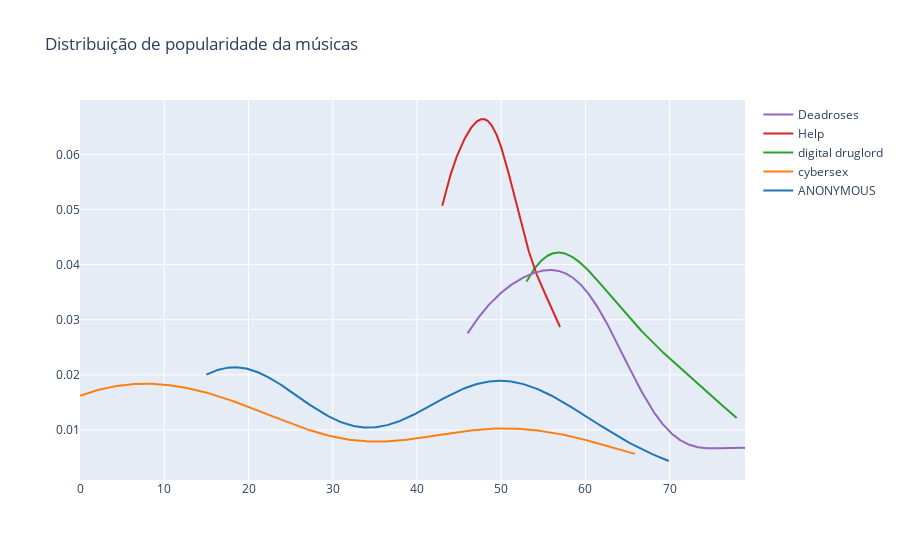

Source (notebook cell):
### Markdown cell above
### Distribuição de popularidade - por Album

### Code cell
dados_artista = dados_aux[dados_aux["artist"]==artista1][["popularity","album"]]
albums=dados_artista["album"].unique()
dic={}
for album in albums:
    dic[album]=dados_artista[dados_artista["album"]==album]["popularity"]

l=list(dic.values())
#group_labels = [artista1,artista2]

# Create distplot with curve_type set to 'normal'
fig = ff.create_distplot(hist_data=l, group_labels=albums,show_rug=False,bin_size=5,show_hist=False)


# Add title
fig.update_layout(title_text='Distribuição de popularidade da músicas')
fig.show()

### Figure 1 — Plotly figure (JSON) as saved in the notebook; plotly's stock layout.template omitted (floating-point values rounded to 4 significant figures; data arrays with more than 128 entries replaced by an {"elided": "..."} marker saying what was removed)
{"data": [{"legendgroup": "ANONYMOUS", "marker": {"color": "rgb(31, 119, 180)"}, "mode": "lines", "name": "ANONYMOUS", "showlegend": true, "type": "scatter", "x": {"elided": "500 float values"}, "xaxis": "x", "y": {"elided": "500 float values"}, "yaxis": "y"}, {"legendgroup": "cybersex", "marker": {"color": "rgb(255, 127, 14)"}, "mode": "lines", "name": "cybersex", "showlegend": true, "type": "scatter", "x": {"elided": "500 float values"}, "xaxis": "x", "y": {"elided": "500 float values"}, "yaxis": "y"}, {"legendgroup": "digital druglord", "marker": {"color": "rgb(44, 160, 44)"}, "mode": "lines", "name": "digital druglord", "showlegend": true, "type": "scatter", "x": {"elided": "500 float values"}, "xaxis": "x", "y": {"elided": "500 float values"}, "yaxis": "y"}, {"legendgroup": "Help", "marker": {"color": "rgb(214, 39, 40)"}, "mode": "lines", "name": "Help", "showlegend": true, "type": "scatter", "x": {"elided": "500 float values"}, "xaxis": "x", "y": {"elided": "500 float values"}, "yaxis": "y"}, {"legendgroup": "Deadroses", "marker": {"color": "rgb(148, 103, 189)"}, "mode": "lines", "name": "Deadroses", "showlegend": true, "type": "scatter", "x": {"elided": "500 float values"}, "xaxis": "x", "y": {"elided": "500 float values"}, "yaxis": "y"}], "layout": {"barmode": "overlay", "hovermode": "closest", "legend": {"traceorder": "reversed"}, "title": {"text": "Distribuição de popularidade da músicas"}, "xaxis": {"anchor": "y2", "domain": [0, 1], "zeroline": false}, "yaxis": {"anchor": "free", "domain": [0, 1], "position": 0}}}
